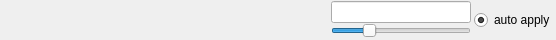
<ui version="4.0" >
 <class>SliderEditorItem</class>
 <widget class="QWidget" name="SliderEditorItem" >
  <property name="geometry" >
   <rect>
    <x>0</x>
    <y>0</y>
    <width>556</width>
    <height>40</height>
   </rect>
  </property>
  <property name="baseSize" >
   <size>
    <width>100</width>
    <height>20</height>
   </size>
  </property>
  <property name="windowTitle" >
   <string>SliderEditorItem</string>
  </property>
  <layout class="QHBoxLayout" >
   <property name="spacing" >
    <number>3</number>
   </property>
   <property name="margin" >
    <number>1</number>
   </property>
   <item>
    <widget class="QLabel" name="nameLabel" >
     <property name="minimumSize" >
      <size>
       <width>240</width>
       <height>20</height>
      </size>
     </property>
     <property name="maximumSize" >
      <size>
       <width>240</width>
       <height>30</height>
      </size>
     </property>
     <property name="text" >
      <string/>
     </property>
    </widget>
   </item>
   <item>
    <spacer>
     <property name="orientation" >
      <enum>Qt::Horizontal</enum>
     </property>
     <property name="sizeType" >
      <enum>QSizePolicy::MinimumExpanding</enum>
     </property>
     <property name="sizeHint" stdset="0" >
      <size>
       <width>0</width>
       <height>0</height>
      </size>
     </property>
    </spacer>
   </item>
   <item>
    <layout class="QVBoxLayout" >
     <property name="spacing" >
      <number>0</number>
     </property>
     <property name="margin" >
      <number>0</number>
     </property>
     <item>
      <widget class="QLineEdit" name="lineEdit" />
     </item>
     <item>
      <widget class="QSlider" name="slider" >
       <property name="sizePolicy" >
        <sizepolicy vsizetype="Fixed" hsizetype="Fixed" >
         <horstretch>0</horstretch>
         <verstretch>0</verstretch>
        </sizepolicy>
       </property>
       <property name="minimumSize" >
        <size>
         <width>140</width>
         <height>0</height>
        </size>
       </property>
       <property name="maximumSize" >
        <size>
         <width>140</width>
         <height>16777215</height>
        </size>
       </property>
       <property name="maximum" >
        <number>20</number>
       </property>
       <property name="sliderPosition" >
        <number>5</number>
       </property>
       <property name="orientation" >
        <enum>Qt::Horizontal</enum>
       </property>
       <property name="tickPosition" >
        <enum>QSlider::NoTicks</enum>
       </property>
      </widget>
     </item>
    </layout>
   </item>
   <item>
    <widget class="QRadioButton" name="radioButton" >
     <property name="text" >
      <string>auto apply</string>
     </property>
     <property name="checked" >
      <bool>true</bool>
     </property>
    </widget>
   </item>
  </layout>
 </widget>
 <resources>
  <include location="QtAutoGui.qrc" />
 </resources>
 <connections/>
</ui>
